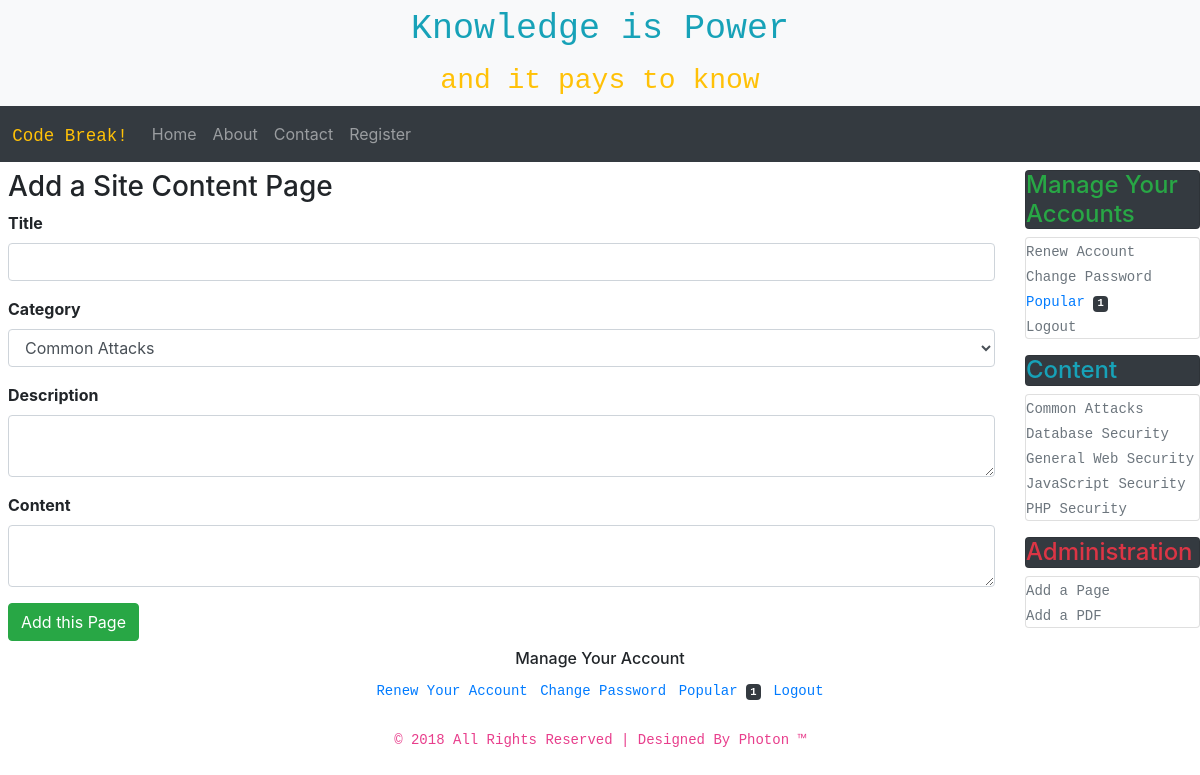
/add-page (signed in), run on the app's committed database.
### tables this page shows
CREATE TABLE `categories` (
  `id` smallint(6) NOT NULL,
  `category` varchar(30) NOT NULL
);

### includes/add_page.php (the view, shortened to what this page needs)
<?php
require_once($_SERVER['DOCUMENT_ROOT']."/E-Commerce/includes/header.php");
$add_page_errors = array();
if(isset($_SESSION['user_admin'])):
	$body = "
			<h3 class = 'pl-2'>Add a Site Content Page</h3>
			<form class = 'pl-2' method = 'post'
				  action = '".str_replace('_','-',basename($_SERVER['PHP_SELF'],'.php'))."'>
				<div class = 'form-group'>
					<label for = 'title'><strong>Title</strong></label>
					<input type = 'text' name = 'title' id = 'title' class = 'form-control' value ='";
						$body .= isset($p_title)? $p_title: '';
						$body .= "'/>";
						$body .= "
					<span class = 'text-danger'>";
						$body .= isset($add_page_errors['title'])? $add_page_errors['title']: '';
						$body .= "
					</span>
				</div>
				<div class = 'form-group'>
					<label for = 'category'><strong>Category</strong></label>
					<select name = 'category' class = 'form-control'>";
						$query = "SELECT id, category from categories ORDER BY category ASC";
						$result = mysqli_query($dbc, $query);
						while($row = mysqli_fetch_array($result)):
							$body .= "<option value = '".$row['id']."' ";
							$body .= (isset($_POST['category']) && $_POST['category'] == $row['id'])? "selected='selected'>" : '>';
							$body .= $row['category']."</option>";
						endwhile;
					$body .= "</select>
					<span class = 'text-danger'>";
							$body .= isset($add_page_errors['category'])? $add_page_errors['category'] : "";
							$body .= "
					</span>
				</div>
				<div class = 'form-group'>
					<label for = 'description'><strong>Description</strong></label>
					<textarea name = 'description' class = 'form-control' id = 'description'>";
						$body .= isset($description)? $description: '';
						$body .= "</textarea>";
						$body .= (isset($add_page_errors['description']))?
								"<span class = 'text-danger'>".$add_page_errors['description']."</span>" : "";
						$body .= "
				</div>
				<div class = 'form-group'>
					<label for = 'content'><strong>Content</strong></label>
					<textarea name = 'content' class = 'form-control' id = 'content'>";
						$body .= isset($content)? $content: '';
						$body .= "</textarea>";
						$body .= (isset($add_page_errors['content']))?
								"<span class = 'text-danger'>".$add_page_errors['content']."</span>" : "";
						$body .= "
				</div>
				<input type = 'submit' class = 'btn btn-success' name = 'add_page' value = 'Add this Page'/>
			</form>";
	$body .= "<script src = '/E-Commerce/vendor/tinymce/tinymce.min.js'></script>";
	$body .= "<script src = '/E-Commerce/js/add_page.js'></script>";
else:
	$body = "<h1 class = 'text-danger'> You are not authorized to enter this page!</h1>";
endif;
require_once($_SERVER['DOCUMENT_ROOT']."/E-Commerce/includes/body.php");
require_once($_SERVER['DOCUMENT_ROOT']."/E-Commerce/includes/footer.php");
?>

### includes/body.php (shortened to what this page needs)
<div class = "row page">
	<div class = "col-10 content my-2">
		  <?php if(isset($body)) echo $body;?>
	</div>
	<div class = "sidebar col-2 d-none d-sm-block">
		<div class = "my-2">
			<h4 class = "text-success bg-dark card title"> Manage Your Accounts</h4>
			<ul class = "list-unstyled card">
				<li>
					<a href = "/E-Commerce/renew-account" class = "nounderline" title = "Renew Your Account">
						<code class = "text-secondary"> Renew Account </code>
					</a>
				</li>
				<li>
					<a href = "/E-Commerce/change-password" class = "nounderline" title = "Change Your Password">
						<code class = "text-secondary"> Change Password </code>
					</a>
				</li>
				<li>
					<a href = "/E-Commerce/pdf" class = "nounderline" title = "View Our Popular PDFs">
						<?php
							$query = "SELECT tmp_name, title, description, size, file_name FROM pdfs ORDER BY date_created DESC";
							$result = mysqli_query($dbc, $query);
							$number = mysqli_num_rows($result);
						?>
						<code>
							Popular
							<span class = "badge badge-dark"><?php echo $number; ?></span>
						</code>
					</a>
				</li>
				<li>
					<a href = "/E-Commerce/logout" class = "nounderline" title = "Logout">
						<code class = "text-secondary"> Logout </code>
					</a>
				</li>
			</ul>
		</div>
		<div class = "my-2">
			<h4 class = "text-info bg-dark card title"> Content</h4>
			<ul class = "list-unstyled card">
				<?php
					$dbc = mysqli_connect("localhost", "root", "", "ecommerce1")
						  or die("Server Denied");
					$query = "SELECT * FROM categories ORDER BY category";
					$result = mysqli_query($dbc, $query) or die ("Query Denied");
					while($row = mysqli_fetch_array($result)):
						echo '<li>';
						echo '	<a href = "/E-Commerce/category/'.$row['id'].'" class = "nounderline" title = "'.$row['category'].'">';
						echo '		<code class = "text-secondary"> '.$row['category'].' </code>';
						echo '	</a>	';
						echo '</li>';
					endwhile;
				?>
			</ul>
		</div>
		<?php if(isset($_SESSION['user_admin'])): ?>
		<div class = "my-2">
			<h4 class = "text-danger bg-dark card title"> Administration</h4>
			<ul class = "list-unstyled card">
				<li>
					<a href = "/E-commerce/add-page" class = "nounderline" title = "Add a Page">
						<code class = "text-secondary"> Add a Page </code>
					</a>
				</li>
				<li>
					<a href = "/E-Commerce/add-pdf" class = "nounderline" title = "Add a PDF">
						<code class = "text-secondary"> Add a PDF </code>
					</a>
				</li>
			</ul>
		</div>
		<?php endif; ?>
	</div>
</div>

### CSS/style.css (style rules this page uses)
.nounderline { text-decoration: none !important }

### data on the page
categories: category "Common Attacks"
categories: category "Database Security"
categories: category "General Web Security"
categories: category "JavaScript Security"
categories: category "PHP Security"

### other printed values
$key "Home"
$key "About"
$key "Contact"
$key "Register"
$number "1"
form field category "Common Attacks"
